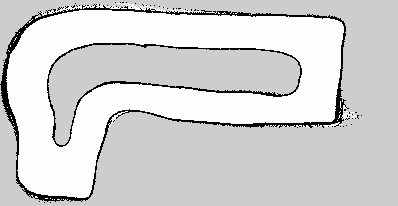
#> input picture maps/comp1.pgm, 398 x 206 px, given in place of comp1.png, which was not available
$ python map_to_csv.py
#> lines starting #> are read from the running program, lines starting #| are printed output that depends on the picture; after the words box and inside, x2 and y2 are one past the last pixel; in counts of white or black regions, pixels touching at a corner belong together; pictures that were not available may be replaced by others from this repository, and a replacement may not be noted


import numpy as np
from skimage.morphology import skeletonize, binary_closing, disk
import matplotlib.pyplot as plt
import yaml
import scipy
from scipy.ndimage import distance_transform_edt as edt
from PIL import Image
import os
import pandas as pd

MAP_NAME = "comp1"
TRACK_WIDTH_MARGIN = 0.0

# Load map image
if os.path.exists(f"maps/{MAP_NAME}.png"):
    map_img_path = f"maps/{MAP_NAME}.png"
elif os.path.exists(f"maps/{MAP_NAME}.pgm"):
    map_img_path = f"maps/{MAP_NAME}.pgm"
else:
    raise Exception("Map not found!")

map_yaml_path = f"maps/{MAP_NAME}.yaml"
raw_map_img = np.array(Image.open(map_img_path).transpose(Image.FLIP_TOP_BOTTOM))
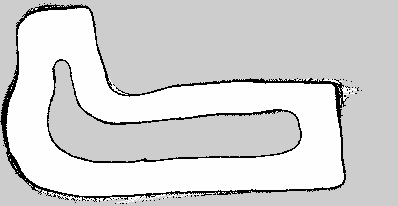
#> raw_map_img: shape (206, 398); min 0, max 254, mean 211.4
raw_map_img = raw_map_img.astype(np.float64)

# Convert grayscale to binary
map_img = raw_map_img.copy()
map_img[map_img <= 210.] = 0
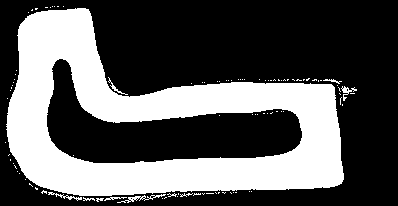
#> map_img: shape (206, 398) float64; values 0 (black) and 254 (white), 35.3% white; 99 white regions (89 under 20 px), largest, box (x1, y1, x2, y2) and area: (6, 8, 344, 196) 28236, (117, 194, 166, 203) 116, (48, 192, 82, 201) 77
map_img[map_img > 210.] = 1

# Distance transform
dist_transform = scipy.ndimage.distance_transform_edt(map_img)
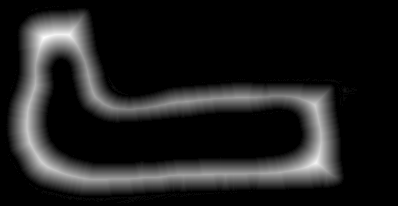
#> dist_transform: shape (206, 398) float64; min 0, max 26.31, mean 3.2; drawn with min black and max white

# Threshold + Morphological cleaning
THRESHOLD = 0.17
centers = dist_transform > THRESHOLD * dist_transform.max()
#> centers: shape (206, 398) bool; 26.4% white; 1 white region, box (x1, y1, x2, y2) and area: (11, 12, 340, 192) 21609
centers_clean = binary_closing(centers, disk(2))
#> centers_clean: shape (206, 398) bool; 26.4% white; 1 white region, box (x1, y1, x2, y2) and area: (11, 12, 340, 192) 21612

# Skeletonize
centerline = skeletonize(centers_clean)
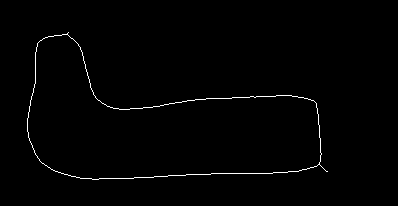
#> centerline: shape (206, 398) bool; 0.96% white in thin lines or dots, all inside (x1, y1, x2, y2) = (27, 32, 328, 180)
centerline_dist = np.where(centerline, dist_transform, 0)

# Find starting point
LEFT_START_Y = centerline_dist.shape[0] // 2
#> LEFT_START_Y = 103
NON_EDGE = 0.0
left_start_y = LEFT_START_Y
#> left_start_y = 103
left_start_x = 0
while (centerline_dist[left_start_y][left_start_x] == NON_EDGE):
    left_start_x += 1
#> this loop made 30 passes
#> after the loop, left_start_x = 30
starting_point = (left_start_x, left_start_y)
#> starting_point = (30, 103)

# DFS to extract centerline
import sys
sys.setrecursionlimit(20000)

visited = {}
centerline_points = []
track_widths = []
DIRECTIONS = [(0, -1), (-1, 0),  (0, 1), (1, 0), (-1, 1), (-1, -1), (1, 1), (1, -1)]

def dfs(point):
#> called with point = (30, 103)
    if point in visited:
        return
    visited[point] = True
    centerline_points.append(np.array(point))
    width_in_pixels = centerline_dist[point[1]][point[0]]
#> width_in_pixels = 18.44
    track_widths.append(np.array([
        width_in_pixels,
        width_in_pixels
    ]))
    for direction in DIRECTIONS:
        nx = point[0] + direction[0]
        ny = point[1] + direction[1]
        if (0 <= nx < centerline_dist.shape[1] and 0 <= ny < centerline_dist.shape[0]):
            if (centerline_dist[ny][nx] != NON_EDGE and (nx, ny) not in visited):
                dfs((nx, ny))
#> this loop made 8 passes
#> (nx, ny) on pass 1: (30, 102)

dfs(starting_point)

# Filter out long jumps
filtered_points = [centerline_points[0]]
#> filtered_points = [[30, 103]]
filtered_widths = [track_widths[0]]
#> filtered_widths = [[18.44, 18.44]]
for i in range(1, len(centerline_points)):
    prev = filtered_points[-1]
    curr = centerline_points[i]
    if np.linalg.norm(curr - prev) < 5:  # threshold in pixels
        filtered_points.append(curr)
        filtered_widths.append(track_widths[i])
    else:
        print(f"Skipping jump from {prev} to {curr}")
#> this loop made 782 passes
#> (prev, curr) on passes 1 to 3: ([30, 103], [30, 102]), ([30, 102], [30, 101]), ([30, 101], [30, 100])
#> after the loop, filtered_points = 775 pairs, first value 27 to 321, second value 32 to 179; filtered_widths = 775 pairs, first value 12.04 to 26, second value 12.04 to 26

# Visualize extraction
fig, (ax1, ax2, ax3, ax4) = plt.subplots(1, 4, figsize=(20, 5))
for ax in [ax1, ax2, ax3, ax4]: ax.axis('off')

centerline_img = np.zeros(map_img.shape)
for x, y in filtered_points[:len(filtered_points) // 10]:
    centerline_img[y][x] = 255
#> this loop made 77 passes
#> (x, y) on passes 1 to 12: (30, 103), (30, 102), (30, 101), (30, 100), (31, 99), (31, 98), (31, 97), (31, 96), (32, 95), (32, 94), (32, 93), (33, 92)
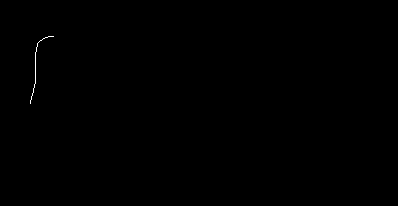
#> centerline_img: shape (206, 398) float64; 0.09% white in thin lines or dots, all inside (x1, y1, x2, y2) = (30, 36, 54, 104)
ax1.imshow(centerline_img, cmap='Greys', vmax=1, origin='lower')
ax1.set_title("First 10%")

centerline_img = np.zeros(map_img.shape)
for x, y in filtered_points[:len(filtered_points) // 4]:
    centerline_img[y][x] = 255
#> this loop made 193 passes
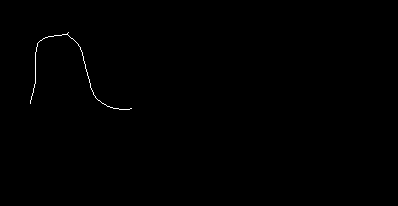
#> centerline_img: shape (206, 398) float64; 0.24% white in thin lines or dots, all inside (x1, y1, x2, y2) = (30, 32, 132, 110)
ax2.imshow(centerline_img, cmap='Greys', vmax=1, origin='lower')
ax2.set_title("First 25%")

centerline_img = np.zeros(map_img.shape)
for x, y in filtered_points[:int(len(filtered_points) / 1.4)]:
    centerline_img[y][x] = 255
#> this loop made 553 passes
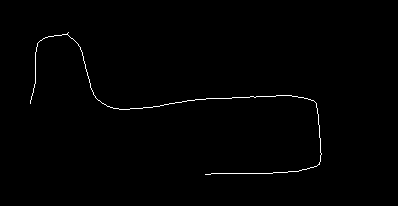
#> centerline_img: shape (206, 398) float64; 0.67% white in thin lines or dots, all inside (x1, y1, x2, y2) = (30, 32, 322, 175)
ax3.imshow(centerline_img, cmap='Greys', vmax=1, origin='lower')
ax3.set_title("First 50%")

centerline_img = np.zeros(map_img.shape)
for x, y in filtered_points:
    centerline_img[y][x] = 1000
#> this loop made 775 passes
#> centerline_img: shape (206, 398) float64; values 0 (black) and 1000 (white), 0.95% white in thin lines or dots, all inside (x1, y1, x2, y2) = (27, 32, 322, 180)
ax4.imshow(centerline_img, cmap='Greys', vmax=1, origin='lower')
ax4.set_title("All points")
fig.tight_layout()

# Prepare for saving
track_widths_np = np.array(filtered_widths)
#> track_widths_np has the same summary as filtered_widths
waypoints = np.array(filtered_points)
#> waypoints has the same summary as filtered_points
data = np.concatenate((waypoints, track_widths_np), axis=1)
#> data = 775 rows, first 6: [30, 103, 18.44, 18.44], [30, 102, 18.68, 18.68], [30, 101, 18.97, 18.97], [30, 100, 19.24, 19.24], [31, 99, 18.68, 18.68], [31, 98, 18.97, 18.97]

# Load map metadata
#> (the run stopped early here; a loop or call above may not have finished)
